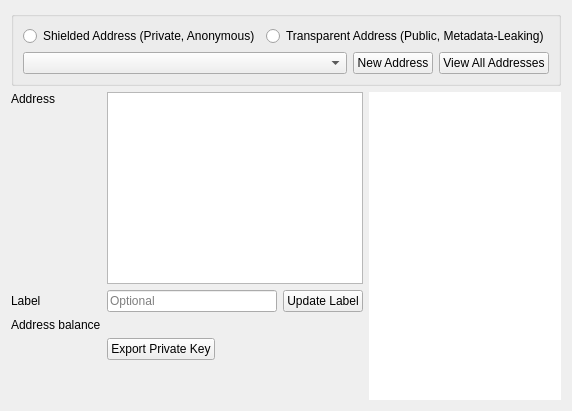
      <widget class="QWidget" name="tab_3">
       <attribute name="title">
        <string>Receive</string>
       </attribute>
       <layout class="QVBoxLayout" name="verticalLayout_5">
        <item>
         <layout class="QVBoxLayout" name="verticalLayout_8">
          <item>
           <widget class="QGroupBox" name="groupBox_6">
            <property name="title">
             <string/>
            </property>
            <property name="flat">
             <bool>false</bool>
            </property>
            <property name="checkable">
             <bool>false</bool>
            </property>
            <layout class="QVBoxLayout" name="verticalLayout_9">
             <item>
              <layout class="QHBoxLayout" name="horizontalLayout_9">
               <item>
                <widget class="QRadioButton" name="rdioZSAddr">
                 <property name="text">
                  <string>Shielded Address (Private, Anonymous)</string>
                 </property>
                </widget>
               </item>
               <item>
                <widget class="QRadioButton" name="rdioTAddr">
                 <property name="sizePolicy">
                  <sizepolicy hsizetype="Preferred" vsizetype="Fixed">
                   <horstretch>0</horstretch>
                   <verstretch>0</verstretch>
                  </sizepolicy>
                 </property>
                 <property name="visible">
                  <bool>false</bool>
                 </property>
                 <property name="text">
                  <string>Transparent Address (Public, Metadata-Leaking)</string>
                 </property>
                </widget>
               </item>
              </layout>
             </item>
             <item>
              <layout class="QHBoxLayout" name="horizontalLayout_10">
               <item>
                <widget class="AddressCombo" name="listReceiveAddresses">
                 <property name="sizePolicy">
                  <sizepolicy hsizetype="Expanding" vsizetype="Fixed">
                   <horstretch>0</horstretch>
                   <verstretch>0</verstretch>
                  </sizepolicy>
                 </property>
                 <property name="duplicatesEnabled">
                  <bool>false</bool>
                 </property>
                </widget>
               </item>
               <item>
                <widget class="QPushButton" name="btnReceiveNewAddr">
                 <property name="text">
                  <string>New Address</string>
                 </property>
                </widget>
               </item>
               <item>
                <widget class="QPushButton" name="btnViewAllAddresses">
                 <property name="text">
                  <string>View All Addresses</string>
                 </property>
                </widget>
               </item>
              </layout>
             </item>
            </layout>
           </widget>
          </item>
          <item>
           <layout class="QHBoxLayout" name="horizontalLayout_11">
            <item>
             <layout class="QVBoxLayout" name="verticalLayout_10">
              <item>
               <layout class="QGridLayout" name="gridLayout_4">
                <item row="1" column="0">
                 <widget class="QLabel" name="label_7">
                  <property name="text">
                   <string>Label</string>
                  </property>
                 </widget>
                </item>
                <item row="1" column="2">
                 <widget class="QPushButton" name="rcvUpdateLabel">
                  <property name="text">
                   <string>Update Label</string>
                  </property>
                 </widget>
                </item>
                <item row="2" column="1" colspan="2">
                 <widget class="QLabel" name="rcvBal">
                  <property name="text">
                   <string/>
                  </property>
                 </widget>
                </item>
                <item row="2" column="0">
                 <widget class="QLabel" name="label_21">
                  <property name="text">
                   <string>Address balance</string>
                  </property>
                 </widget>
                </item>
                <item row="1" column="1">
                 <widget class="QLineEdit" name="rcvLabel">
                  <property name="maxLength">
                   <number>40</number>
                  </property>
                  <property name="placeholderText">
                   <string>Optional</string>
                  </property>
                 </widget>
                </item>
                <item row="0" column="1" colspan="2">
                 <widget class="QPlainTextEdit" name="txtReceive">
                  <property name="sizePolicy">
                   <sizepolicy hsizetype="Expanding" vsizetype="Preferred">
                    <horstretch>0</horstretch>
                    <verstretch>0</verstretch>
                   </sizepolicy>
                  </property>
                  <property name="readOnly">
                   <bool>true</bool>
                  </property>
                 </widget>
                </item>
                <item row="3" column="1" colspan="2">
                 <layout class="QHBoxLayout" name="horizontalLayout_16">
                  <item>
                   <widget class="QPushButton" name="exportKey">
                    <property name="text">
                     <string>Export Private Key</string>
                    </property>
                   </widget>
                  </item>
                  <item>
                   <spacer name="horizontalSpacer_5">
                    <property name="orientation">
                     <enum>Qt::Horizontal</enum>
                    </property>
                    <property name="sizeHint" stdset="0">
                     <size>
                      <width>40</width>
                      <height>20</height>
                     </size>
                    </property>
                   </spacer>
                  </item>
                 </layout>
                </item>
                <item row="0" column="0">
                 <widget class="QLabel" name="label_10">
                  <property name="text">
                   <string>Address</string>
                  </property>
                  <property name="alignment">
                   <set>Qt::AlignLeading|Qt::AlignLeft|Qt::AlignTop</set>
                  </property>
                 </widget>
                </item>
               </layout>
              </item>
              <item>
               <spacer name="verticalSpacer_5">
                <property name="orientation">
                 <enum>Qt::Vertical</enum>
                </property>
                <property name="sizeHint" stdset="0">
                 <size>
                  <width>20</width>
                  <height>40</height>
                 </size>
                </property>
               </spacer>
              </item>
             </layout>
            </item>
            <item>
             <widget class="QRCodeLabel" name="qrcodeDisplay">
              <property name="sizePolicy">
               <sizepolicy hsizetype="Expanding" vsizetype="Expanding">
                <horstretch>0</horstretch>
                <verstretch>0</verstretch>
               </sizepolicy>
              </property>
              <property name="styleSheet">
               <string notr="true">background-color: #fff</string>
              </property>
              <property name="text">
               <string/>
              </property>
             </widget>
            </item>
           </layout>
          </item>
         </layout>
        </item>
       </layout>
      </widget>
